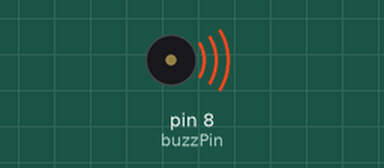
Bench run of a sketch on a simulated Arduino Uno, built with avr-gcc and run on an emulated ATmega328P. Shown: buzzer (waves = sounding).

Above: at 0.1 s.
Timing chart, 0 to 40.0 s (numbered marks = the images above):
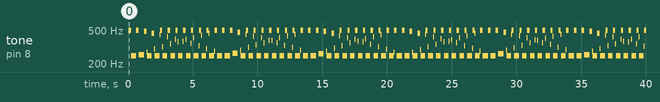

Measured:
- by itself, tone on pin 8 (buzzPin): plays 496 Hz for 0.20 s, 249 Hz for 0.40 s, 496 Hz for 0.20 s, 255 Hz for 0.40 s, 483 Hz for 0.20 s, 275 Hz for 0.04 s … (228 notes in this stretch)

The sketch:

BUZZER_TONE.ino
```cpp
int buzzPin = 8;
int delay1 = 1;
int delay2 = 2;
int i;

void setup() {
  // put your setup code here, to run once:
  pinMode(buzzPin,OUTPUT);
}

void loop() {
  // put your main code here, to run repeatedly:
  for(i=1;i<=100;i++){
    digitalWrite(buzzPin,HIGH);
    delay(delay1);
    digitalWrite(buzzPin,LOW);
    delay(delay1);
  }
  for(i=1;i<=100;i++){
    digitalWrite(buzzPin,HIGH);
    delay(delay2);
    digitalWrite(buzzPin,LOW);
    delay(delay2);
  }
}
```
